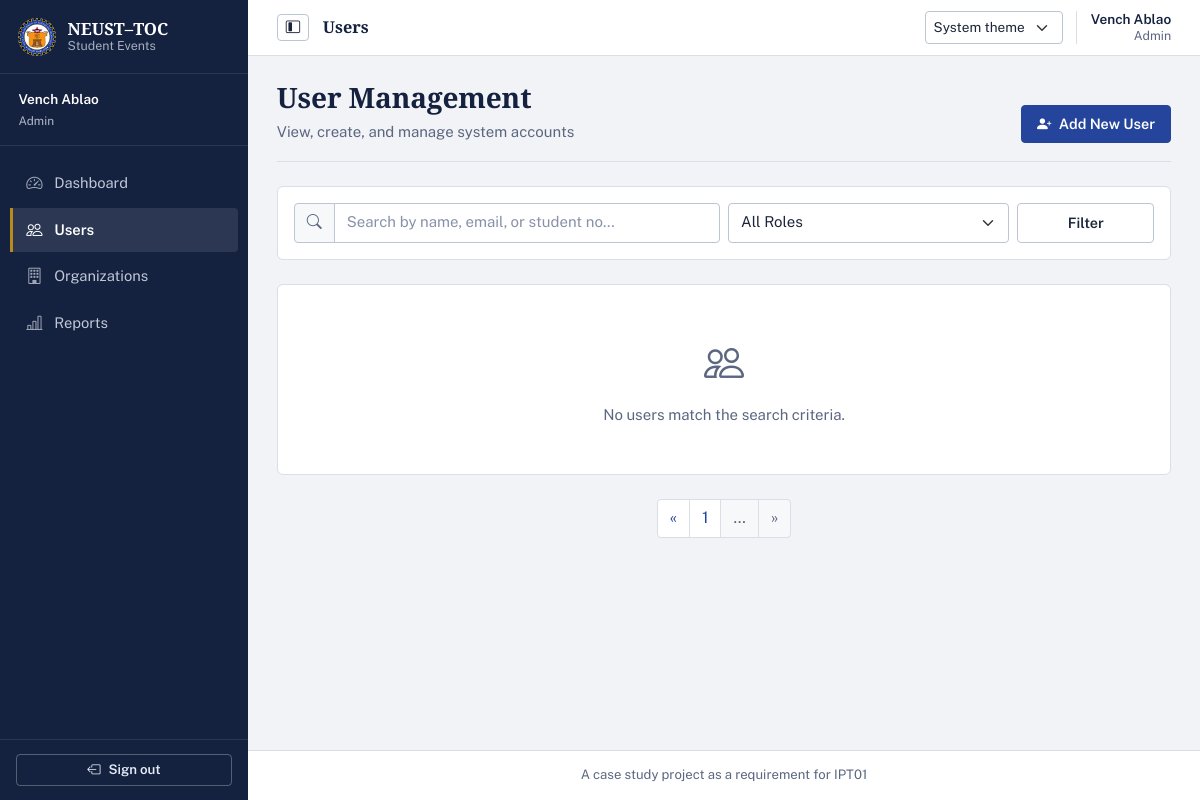
Before: /admin/users?page=8 (signed in) with the older database file.
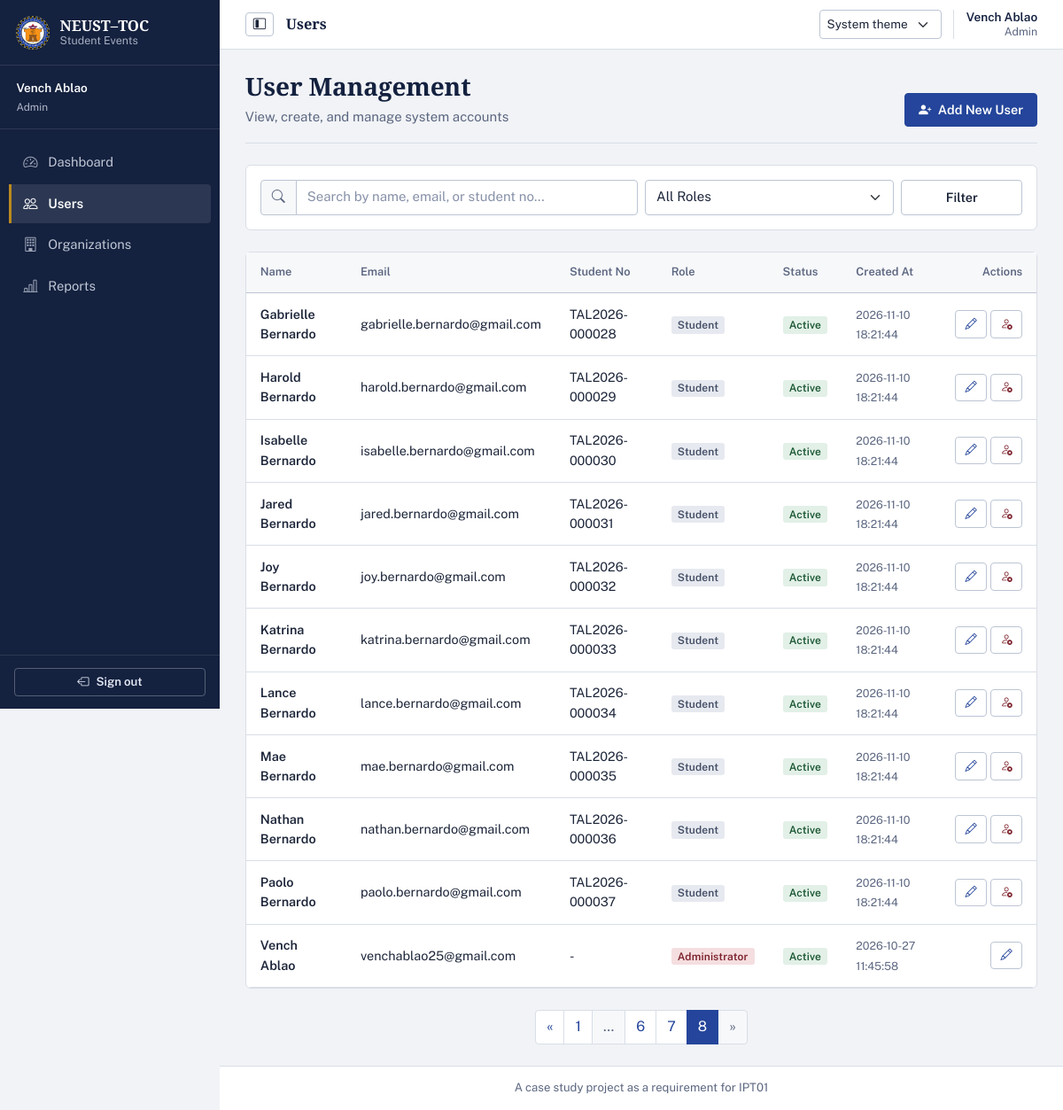
After: the same page with the newer database file.
### tables this page shows
CREATE TABLE users (
    user_id INTEGER PRIMARY KEY AUTOINCREMENT,
    student_no TEXT UNIQUE,
    full_name TEXT NOT NULL,
    email TEXT NOT NULL UNIQUE,
    password_hash TEXT NOT NULL,
    role TEXT NOT NULL CHECK(role IN ('admin', 'officer', 'student')),
    is_active INTEGER NOT NULL DEFAULT 1 CHECK(is_active IN (0, 1)),
    created_at TEXT NOT NULL DEFAULT (strftime('%Y-%m-%d %H:%M:%S', 'now', 'localtime'))
);

### admin_routes.py (the view)
@admin_bp.route('/users')
@admin_required
def users():
    db = get_db()
    search = request.args.get('search', '').strip()
    role_filter = request.args.get('role', '').strip()
    page = request.args.get('page', 1, type=int)
    per_page = 20
    users_list, total = auth_service.get_all_users(
        db,
        search=search or None,
        role=role_filter or None,
        page=page,
        per_page=per_page
    )
    total_pages = (total + per_page - 1) // per_page if total > 0 else 1
    return render_template(
        'admin/users.html',
        users=users_list,
        search=search,
        role_filter=role_filter,
        page=page,
        total_pages=total_pages,
        total=total
    )

### admin_routes.py (called while the page is built)
def admin_required(f):
    @wraps(f)
    def decorated_function(*args, **kwargs):
        if 'user_id' not in session:
            flash('Please log in to access this page.', 'warning')
            return redirect(url_for('auth.login'))
        if session.get('role') != 'admin':
            abort(403)
        db = get_db()
        user = auth_service.get_user_by_id(db, session['user_id'])
        if not user or not user['is_active']:
            session.clear()
            flash('Your account has been deactivated.', 'danger')
            return redirect(url_for('auth.login'))
        return f(*args, **kwargs)
    return decorated_function

### db.py (called while the page is built)
def get_db():
    if 'db' not in g:
        db_path = current_app.config.get('DATABASE', Config.DATABASE)
        g.db = sqlite3.connect(db_path)
        g.db.row_factory = sqlite3.Row
        g.db.execute('PRAGMA foreign_keys = ON')
    return g.db

### services/auth_service.py (called while the page is built)
def get_user_by_id(db, user_id):
    return db.execute('SELECT * FROM users WHERE user_id = ?', (user_id,)).fetchone()

### templates/admin/users.html (shortened to what the changed rows need)
{% extends "base.html" %}
{% block content %}
<div class="page-heading">
    <div>
        <h2 class="h3 mb-0">User Management</h2>
    </div>
</div>
<div class="card shadow-sm">
    <div class="card-body p-0">
        {% if users %}
        <div class="table-responsive">
            <table class="table table-hover align-middle mb-0">
                <thead class="table-light">
                    <tr>
                        <th>Name</th>
                        <th>Email</th>
                        <th>Student No</th>
                        <th>Role</th>
                        <th>Status</th>
                        <th>Created At</th>
                        <th class="text-end">Actions</th>
                    </tr>
                </thead>
                <tbody>
                    {% for u in users %}
                    <tr>
                        <td class="fw-semibold">{{ u.full_name }}</td>
                        <td>{{ u.email }}</td>
                        <td>{{ u.student_no or '-' }}</td>
                        <td>
                            {% if u.role == 'admin' %}
                            <span class="badge bg-danger">Administrator</span>
                            {% elif u.role == 'officer' %}
                            <span class="badge bg-info text-dark">Officer</span>
                            {% else %}
                            <span class="badge bg-secondary">Student</span>
                            {% endif %}
                        </td>
                        <td>
                            {% if u.is_active %}
                            <span class="badge bg-success">Active</span>
                            {% else %}
                            <span class="badge bg-dark">Deactivated</span>
                            {% endif %}
                        </td>
                        <td><small class="text-muted">{{ u.created_at }}</small></td>
                        <td class="text-end">
                            <div class="d-inline-flex gap-1">
                                <a href="{{ url_for('admin.user_edit', user_id=u.user_id) }}" class="btn btn-sm btn-outline-primary" title="Edit User">
                                    <i class="bi bi-pencil"></i>
                                </a>
                                {% if u.user_id != session.user_id %}
                                    {% if u.is_active %}
                                    <form method="POST" action="{{ url_for('admin.user_deactivate', user_id=u.user_id) }}" class="d-inline">
                                        <button type="submit" class="btn btn-sm btn-outline-danger" title="Deactivate" data-confirm="Are you sure you want to deactivate {{ u.full_name }}?">
                                            <i class="bi bi-person-x"></i>
                                        </button>
                                    </form>
                                    {% endif %}
                                {% endif %}
                            </div>
                        </td>
                    </tr>
                    {% endfor %}
                </tbody>
            </table>
        </div>
        {% else %}
        <div class="text-center py-5 text-muted">
            <i class="bi bi-people fs-1 d-block mb-2"></i>
            No users match the search criteria.
        </div>
        {% endif %}
    </div>
</div>
{% include 'components/pagination.html' %}
{% endblock %}

### templates/base.html (shortened to what the changed rows need)
<!DOCTYPE html>
<html lang="en" data-bs-theme="light" data-theme-preference="system">
<head>
    <link href="https://cdn.jsdelivr.net/npm/bootstrap@5.3.2/dist/css/bootstrap.min.css" rel="stylesheet"
>
    <link rel="stylesheet" href="https://cdn.jsdelivr.net/npm/bootstrap-icons@1.11.3/font/bootstrap-icons.min.css">
    <link rel="stylesheet" href="{{ url_for('static', filename='css/style.css') }}">
</head>
<body>
    {% if current_user %}
    <aside class="sidebar" id="sidebar">
        <div class="sidebar-header">
            <a class="sidebar-brand" href="{{ url_for('index') }}" aria-label="NEUST–TOC Student Events home">
                <img src="{{ url_for('static', filename='images/logo.jpg') }}" alt="" class="sidebar-logo">
                <span class="sidebar-brand-copy">
                    <strong>NEUST–TOC</strong>
                    <small>Student Events</small>
                </span>
            </a>
        </div>
        <div class="sidebar-user">
            <div class="sidebar-user-copy">
                <div class="fw-semibold text-truncate">{{ current_user.full_name }}</div>
                <small class="text-capitalize opacity-75">{{ current_user.role }}</small>
            </div>
        </div>
        <nav class="sidebar-nav" aria-label="Main navigation">
            <ul class="nav flex-column">
                {% if session.role == 'admin' %}
                <li class="nav-item">
                    <a class="nav-link {% if request.endpoint == 'admin.dashboard' %}active{% endif %}"
                       aria-label="Dashboard"
                       href="{{ url_for('admin.dashboard') }}">
                        <i class="bi bi-speedometer2 me-2" aria-hidden="true"></i><span class="nav-label">Dashboard</span>
                    </a>
                </li>
                <li class="nav-item">
                    <a class="nav-link {% if request.endpoint and request.endpoint.startswith('admin.user') %}active{% endif %}"
                       {% if request.endpoint and request.endpoint.startswith('admin.user') %}aria-current="page"{% endif %}
                       aria-label="Users"
                       href="{{ url_for('admin.users') }}">
                        <i class="bi bi-people me-2" aria-hidden="true"></i><span class="nav-label">Users</span>
                    </a>
                </li>
                <li class="nav-item">
                    <a class="nav-link {% if request.endpoint and request.endpoint.startswith('admin.organization') %}active{% endif %}"
                       aria-label="Organizations"
                       href="{{ url_for('admin.organizations') }}">
                        <i class="bi bi-building me-2" aria-hidden="true"></i><span class="nav-label">Organizations</span>
                    </a>
                </li>
                <li class="nav-item">
                    <a class="nav-link {% if request.endpoint == 'admin.reports' %}active{% endif %}"
                       aria-label="Reports"
                       href="{{ url_for('admin.reports') }}">
                        <i class="bi bi-bar-chart-line me-2" aria-hidden="true"></i><span class="nav-label">Reports</span>
                    </a>
                </li>
                {% endif %}
            </ul>
        </nav>
        <div class="sidebar-footer">
            <form method="POST" action="{{ url_for('auth.logout') }}">
                <button type="submit" class="btn btn-outline-light btn-sm w-100" aria-label="Sign out">
                <i class="bi bi-box-arrow-left me-2" aria-hidden="true"></i><span class="nav-label">Sign out</span>
                </button>
            </form>
        </div>
    </aside>
    {% endif %}
    <main class="{{ 'main-content' if current_user else 'guest-content' }}">
        {% if current_user %}
        <header class="app-topbar">
            <div class="topbar-leading">
                <button class="btn btn-outline-secondary sidebar-toggle" type="button" id="sidebarToggle"
                        aria-label="Collapse navigation" aria-controls="sidebar" aria-expanded="true">
                    <i class="bi bi-layout-sidebar-inset" aria-hidden="true"></i>
                </button>
                <div class="topbar-breadcrumb">
                    <span class="topbar-current">
                        {{ request.endpoint.rsplit('.', 1)[-1]|replace('_', ' ')|title if request.endpoint else 'Home' }}
                    </span>
                </div>
            </div>
            <div class="topbar-actions">
                <select class="form-select form-select-sm theme-picker" id="themePicker" data-theme-picker>
                    <option value="system">System theme</option>
                </select>
                <span class="topbar-account d-none d-sm-flex">
                    <span class="topbar-account-name">{{ current_user.full_name }}</span>
                    <span class="topbar-account-role text-capitalize">{{ current_user.role }}</span>
                </span>
            </div>
        </header>
        {% endif %}
        <div class="{{ 'container-fluid py-4' if current_user else 'container' }}">
            {% block content %}{% endblock %}
        </div>
    </main>
</body>
</html>

Changed rows visible on the page:
now on one of the page's lists (row unchanged): users: full_name "Vench Ablao", email "venchablao25@gmail.com", created_at "2026-10-27 11:45:58"
added users: full_name "Gabrielle Bernardo", email "gabrielle.bernardo@gmail.com", student_no "TAL2026-000028", role "Student", is_active "Active", created_at "2026-11-10 18:21:44"
added users: full_name "Harold Bernardo", email "harold.bernardo@gmail.com", student_no "TAL2026-000029", role "Student", is_active "Active", created_at "2026-11-10 18:21:44"
added users: full_name "Isabelle Bernardo", email "isabelle.bernardo@gmail.com", student_no "TAL2026-000030", role "Student", is_active "Active", created_at "2026-11-10 18:21:44"
added users: full_name "Jared Bernardo", email "jared.bernardo@gmail.com", student_no "TAL2026-000031", role "Student", is_active "Active", created_at "2026-11-10 18:21:44"
added users: full_name "Joy Bernardo", email "joy.bernardo@gmail.com", student_no "TAL2026-000032", role "Student", is_active "Active", created_at "2026-11-10 18:21:44"
added users: full_name "Katrina Bernardo", email "katrina.bernardo@gmail.com", student_no "TAL2026-000033", role "Student", is_active "Active", created_at "2026-11-10 18:21:44"
added users: full_name "Lance Bernardo", email "lance.bernardo@gmail.com", student_no "TAL2026-000034", role "Student", is_active "Active", created_at "2026-11-10 18:21:44"
added users: full_name "Mae Bernardo", email "mae.bernardo@gmail.com", student_no "TAL2026-000035", role "Student", is_active "Active", created_at "2026-11-10 18:21:44"
added users: full_name "Nathan Bernardo", email "nathan.bernardo@gmail.com", student_no "TAL2026-000036", role "Student", is_active "Active", created_at "2026-11-10 18:21:44"
added users: full_name "Paolo Bernardo", email "paolo.bernardo@gmail.com", student_no "TAL2026-000037", role "Student", is_active "Active", created_at "2026-11-10 18:21:44"
Other visible differences:
text no longer shown: "No users match the search criteria."
text now shown: "Name Email Student No Role Status Created At Actions"
new list line: "6"
new list line: "7"
new list line: "8"
